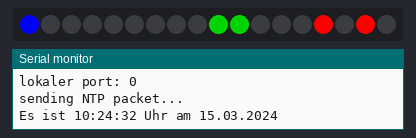
A sketch run on a simulated ESP8266 (NodeMCU). Shown: 18 RGB LEDs in strip order, left to right, the last lines printed to the serial monitor. WiFi joins after 1.5 s; servers stay silent unless stated; the local clock reads 2024-03-15 10:24:30 at power-on unless the sketch sets it; random numbers use the default seed unless the sketch sets one.

Above: at 2.6 s.
At 9.6 s:
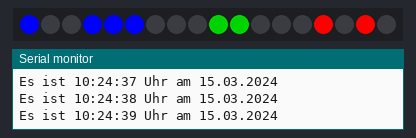
At 13.6 s:
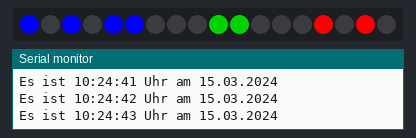
At 16.6 s:
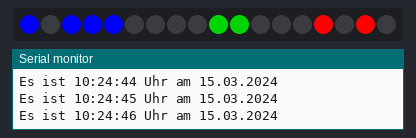
At 23.7 s:
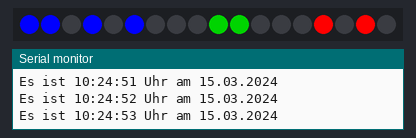
At 30.7 s:
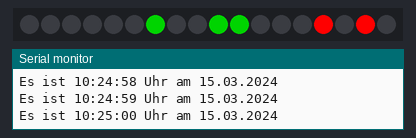

The sketch:

Bilderrahmen_NTP.ino
```cpp
#include <ESP8266WiFi.h>
#include <WiFiUdp.h>
#include <Timezone.h>                       //https://github.com/JChristensen/Timezone
#include <WiFiManager.h>                    //https://github.com/tzapu/WiFiManager
#include <FastLED.h>                        //https://github.com/FastLED/FastLED

#define NUM_LEDS 18                         //Number of LEDs (used to create the array)
#define DATA_PIN D3                         //Data-Pin on the Arduino
#define HourColor Red                         //Color to show for the Hour-Bits
#define MinuteColor Green                         //Color to show for the Minute-Bits
#define SecondColor Blue                         //Color to show for the Second-Bits
#define Neutral Black                         //Color to show for the Unused-Bits

int h, m, s, w, mo, ye, d;                        //Variablen für die lokale Zeit
unsigned int localPort = random(1024, 65535);                       //Zufälliger lokaler Port zum Abhören von UDP-Paketen
const char* ntpServerName = "de.pool.ntp.org";                        //Der verwendete DE-Pool

WiFiUDP udp;                        //Die verwendete UDP Instanz zum versenden von UDP-Pakten

CRGB leds[NUM_LEDS];                         //Create the LED-array

TimeChangeRule CEST = {"CEST", Last, Sun, Mar, 2, 120};                       //Regel für Central European Time (Berlin, Paris)
TimeChangeRule CET = {"CET ", Last, Sun, Oct, 3, 60};                         //Regel für Central European Time (Berlin, Paris)
Timezone CE(CEST, CET);

void setup() {
  Serial.begin(115200);
  FastLED.addLeds<WS2812B, DATA_PIN, GRB>(leds, NUM_LEDS);                         //Fill the LED-array
  WiFiManager wifiManager;                         //Konfiguration des WLANS mit WiFiManager
  wifiManager.autoConnect("Bilderrahmen");
  udp.begin(localPort);                       //Starten der UDP-Abfrage
  Serial.print("lokaler port: ");
  Serial.println(udp.localPort());
  setSyncProvider(gettime);
  setSyncInterval(3600);                       //Anzahl der Sekunden zwischen dem erneuten Synchronisieren ein. 86400 = 1 Tag
}

void loop() {
    lokaleZeit();
    Serial.print ("Es ist ");
    Serial.print(h);
    Serial.print(":");
    printDigits(m);
    Serial.print(":");
    printDigits(s);
    Serial.print(" Uhr am ");
    printDigits(d);
    Serial.print(".");
    printDigits(mo);
    Serial.print(".");
    Serial.println(ye);

    displayHour(h);                       //Show the hour in binary format
    displayMinute(m);                       //Show the minute in binary format
    displaySecond(s);                       //Show the second in binary format

    delay(1000);                       //Wait some msec

}

void lokaleZeit()                       //Wandelt die Zeit des NTP-Zeit mit Hilfe der oben definierten Regel in die lokale Zeit um
{
  time_t tT = now();
  time_t tTlocal = CE.toLocal(tT);
  h = hour(tTlocal);
  m = minute(tTlocal);
  s = second(tTlocal);
  w = weekday(tTlocal);
  d = day(tTlocal);
  mo = month(tTlocal);
  ye = year(tTlocal);
}

void printDigits(int digits) //Setzt vor jeden einstelligen Wert eine 0
{
  if (digits < 10)
    Serial.print('0');
  Serial.print(digits);
}

// Function found here: http://www.multiwingspan.co.uk/arduino.php?page=led5
void displayHour(byte Stunde)
{
for (int h = 0; h <= 5; h++) // count from most right Bit (0) to 6th Bit (5)
{
//Serial.print(bitRead(Stunde, h)); //Gibt Stunden in Bits zum Testen aus
if (bitRead(Stunde, h) == 1) // Read the single Bits from right to left and if there is a !1!, bring the LED up
{
leds[17 - h] = CRGB::HourColor; // show the color defined at the top of this sketch
}
else
{
leds[17 - h] = CRGB::Neutral; // if the LED is not used, take it down or to a different color. See top of the sketch
}
}
FastLED.show(); // Show the LEDs
}

void displayMinute(byte Minute)
{
for (int m = 0; m <= 5; m++)
{
if (bitRead(Minute, m) == 1)
{
leds[6 + m] = CRGB::MinuteColor; // Start at the 1st LED for the minutes (6) and add the Minute-Bit
}
else
{
leds[6 + m] = CRGB::Neutral;
}
}
FastLED.show();
}

void displaySecond(byte Sekunde)
{
for (int s = 0; s <= 5; s++)
{
if (bitRead(Sekunde, s) == 1)
{
leds[5 - s] = CRGB::SecondColor; // Start at the last LED for the seconds (5) and subtract the Seconds-Bits
}
else
{
leds[5 - s] = CRGB::Neutral;
}
}
FastLED.show();
}


/*----- Ab hier beginnt der NTP-Code ----*/

const long NTP_PACKET_SIZE = 48; //NTP-Zeit in den ersten 48 Bytes der Nachricht
byte packetBuffer[ NTP_PACKET_SIZE]; //Puffer für eingehende und ausgehende Pakete

time_t gettime() { //Ruft aktuelle NTP-Zeit (Sekunden seit 01.01.1900) ab und gibt die UNIX-Zeit (Sekunfen seit 01.01.1970) zurück
  IPAddress timeServerIP;
  WiFi.hostByName(ntpServerName, timeServerIP);// einen zufälligen Server aus dem Pool holen
  sendNTPpacket(timeServerIP); // sendet eine NTP-Paket an den Server
  delay(1000);// wait to see if a reply is available
  int size = udp.parsePacket();
  if (size >= NTP_PACKET_SIZE) {
    udp.read(packetBuffer, NTP_PACKET_SIZE); // Paket in den Puffer einlesen
    unsigned long secsSince1900;   // this is NTP time (seconds since Jan 1 1900)
      secsSince1900 =  (unsigned long)packetBuffer[40] << 24; // vier Bytes ab Position 40 in eine lange Zahl umwandeln
      secsSince1900 |= (unsigned long)packetBuffer[41] << 16;
      secsSince1900 |= (unsigned long)packetBuffer[42] << 8;
      secsSince1900 |= (unsigned long)packetBuffer[43];
      return secsSince1900 - 2208988800UL; // Gibt die UNIX-Zeit zurück indem von der NTP-Zeit 70 Jahre (2208988800UL) abgezogen werden
  }
  return 0; // gibt 0 zurück wenn die Zeit nicht abgerufen werden konnte
}

// send an NTP request to the time server at the given address
void sendNTPpacket(IPAddress& address) {
  Serial.println("sending NTP packet...");
  memset(packetBuffer, 0, NTP_PACKET_SIZE);// set all bytes in the buffer to 0
  // Initialize values needed to form NTP request
  // (see URL above for details on the packets)
  packetBuffer[0] = 0b11100011;   // LI, Version, Mode
  packetBuffer[1] = 0;     // Stratum, or type of clock
  packetBuffer[2] = 6;     // Polling Interval
  packetBuffer[3] = 0xEC;  // Peer Clock Precision
  // 8 bytes of zero for Root Delay & Root Dispersion
  packetBuffer[12]  = 49;
  packetBuffer[13]  = 0x4E;
  packetBuffer[14]  = 49;
  packetBuffer[15]  = 52;
  // Nachdem alle NTP-Felder mit Werten versehen wurden, kann ein Paket gesendet werden das einen Zeitstempel anfordert:
  udp.beginPacket(address, 123); //NTP requests are to port 123
  udp.write(packetBuffer, NTP_PACKET_SIZE);
  udp.endPacket();
}
```

Measured:
- what the display in image 1 shows lasts 1.0 s, from 9.6 s to 10.6 s
